Frame 1 (no input): blank canvas, image omitted
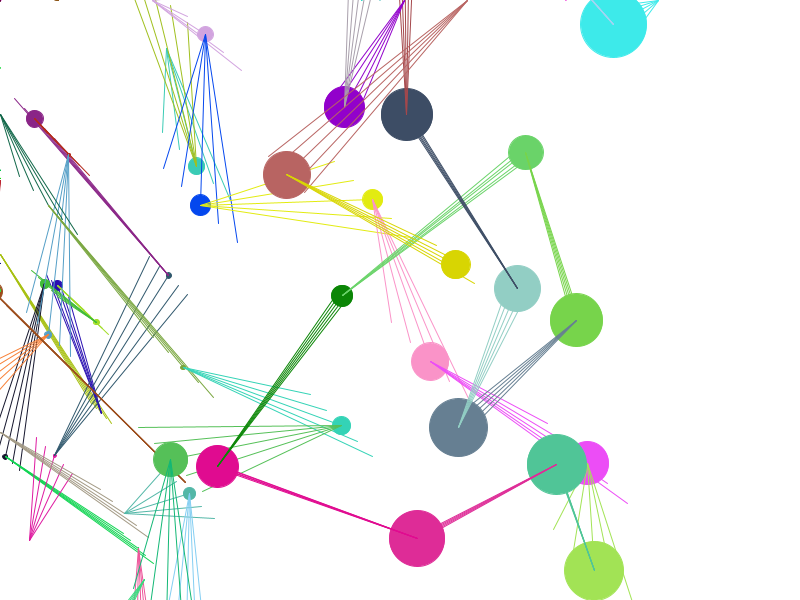
Frame 60 (the mouse pressed at the canvas centre just before this capture)
Frame 120 (the mouse held since frame 60 and released just before this capture): blank canvas, image omitted

The Processing sketch that drew this single still picture (run headless with seeded random() and noise(); from frame 60 on, the mouse is pressed at the canvas centre):

// Processing sketch: processing_163889
// ── processing_163889.pde

void setup() {
  size(800, 600);
  background(255);
  frameRate(40);
}
float x;
float y;
float a;
float c;
float linewidth;
float r, g, b;
float mx;
float my;
float mmx;
float mmy;

void draw() {
  //fill(0,3);
  //noStroke();
  //rect(0,0,width,height);
  //filter(ERODE);
  x=x+.5;
  y=y+.5;
  a=a-.5;
  c=c-.5;
  mmx=random(-200, 200);
  mmy=random(-200, 200);
  mx=mx+mmx;
  my=my+mmy;

  linewidth=abs(mx-mmx)/10;
  //strokeWeight(linewidth);
  r=random(0, 255);
  g=random(0, 255);
  b=random(0, 255);
  stroke(r, g, b);
  line(mx-mmx, my-mmy, mx, my);
  line(mx-mmx, my-mmy, mx+x, my+y);
  line(mx-mmx, my-mmy, mx+a, my+c);
  line(mx-mmx, my-mmy, mx+2*x, my+2*y);
  line(mx-mmx, my-mmy, mx+2*a, my+2*c);
  fill(r, g, b);
  ellipse(mx, my, linewidth, linewidth);

  if (mx>800) {
    mx=random(0, 800);
  }
  if (mx<0) {
    mx=0;
  }
  if (my>600) {
    my=random(0, 800);
  }
  if (my<0) {
    my=0;
  }
  if (x>20 && y>20) {
    x=0;
    y=0;
  }
  if (a<-20 && c<-20) {
    a=0;
    c=0;
  }
  if (mousePressed) {
    background(255);
    mx=mouseX;
    my=mouseY;
  }
}

void keyPressed() {
  println(key);
  if (key=='s') {
    String filename = year()+"_"+month()+"_"+day()+"_"+hour()+"_"+minute()+"_"+second()+".png";
    //This give us a unique filename for each press of "s"
    save(filename);
  }
  if (key=='b') {
    background(0);
  }
}
